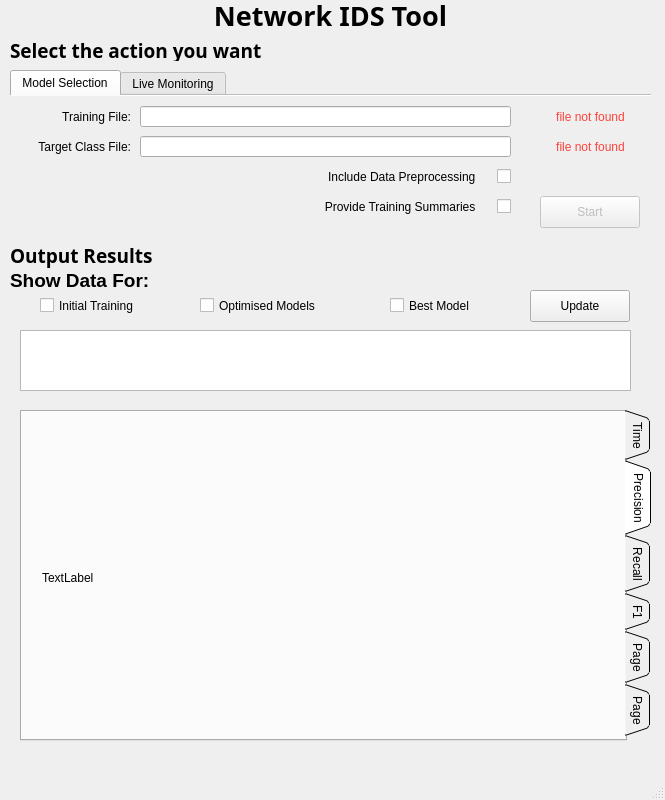
<?xml version="1.0" encoding="UTF-8"?>
<ui version="4.0">
 <class>MainWindow</class>
 <widget class="QMainWindow" name="MainWindow">
  <property name="geometry">
   <rect>
    <x>0</x>
    <y>0</y>
    <width>665</width>
    <height>800</height>
   </rect>
  </property>
  <property name="windowTitle">
   <string>MainWindow</string>
  </property>
  <widget class="QWidget" name="centralwidget">
   <widget class="QTabWidget" name="SetUpWIDGET">
    <property name="geometry">
     <rect>
      <x>10</x>
      <y>70</y>
      <width>641</width>
      <height>161</height>
     </rect>
    </property>
    <property name="font">
     <font>
      <family>Arial</family>
     </font>
    </property>
    <property name="focusPolicy">
     <enum>Qt::TabFocus</enum>
    </property>
    <property name="contextMenuPolicy">
     <enum>Qt::DefaultContextMenu</enum>
    </property>
    <property name="tabPosition">
     <enum>QTabWidget::North</enum>
    </property>
    <property name="tabShape">
     <enum>QTabWidget::Rounded</enum>
    </property>
    <property name="currentIndex">
     <number>0</number>
    </property>
    <property name="elideMode">
     <enum>Qt::ElideRight</enum>
    </property>
    <property name="usesScrollButtons">
     <bool>false</bool>
    </property>
    <property name="documentMode">
     <bool>true</bool>
    </property>
    <property name="tabsClosable">
     <bool>false</bool>
    </property>
    <property name="movable">
     <bool>false</bool>
    </property>
    <widget class="QWidget" name="SelectionTAB">
     <property name="layoutDirection">
      <enum>Qt::LeftToRight</enum>
     </property>
     <attribute name="title">
      <string>Model Selection</string>
     </attribute>
     <widget class="QLabel" name="TrainingFileLABEL">
      <property name="geometry">
       <rect>
        <x>20</x>
        <y>10</y>
        <width>101</width>
        <height>21</height>
       </rect>
      </property>
      <property name="font">
       <font>
        <family>Arial</family>
       </font>
      </property>
      <property name="layoutDirection">
       <enum>Qt::RightToLeft</enum>
      </property>
      <property name="text">
       <string>Training File:</string>
      </property>
      <property name="alignment">
       <set>Qt::AlignRight|Qt::AlignTrailing|Qt::AlignVCenter</set>
      </property>
      <property name="buddy">
       <cstring>trainingFileINPUT</cstring>
      </property>
     </widget>
     <widget class="QLabel" name="TargetFileLABEL">
      <property name="geometry">
       <rect>
        <x>20</x>
        <y>40</y>
        <width>101</width>
        <height>21</height>
       </rect>
      </property>
      <property name="font">
       <font>
        <family>Arial</family>
       </font>
      </property>
      <property name="layoutDirection">
       <enum>Qt::RightToLeft</enum>
      </property>
      <property name="text">
       <string>Target Class File:</string>
      </property>
      <property name="alignment">
       <set>Qt::AlignRight|Qt::AlignTrailing|Qt::AlignVCenter</set>
      </property>
      <property name="buddy">
       <cstring>targetfileINPUT</cstring>
      </property>
     </widget>
     <widget class="QLineEdit" name="trainingFileINPUT">
      <property name="geometry">
       <rect>
        <x>130</x>
        <y>10</y>
        <width>371</width>
        <height>21</height>
       </rect>
      </property>
     </widget>
     <widget class="QLineEdit" name="targetfileINPUT">
      <property name="geometry">
       <rect>
        <x>130</x>
        <y>40</y>
        <width>371</width>
        <height>21</height>
       </rect>
      </property>
     </widget>
     <widget class="QLabel" name="trainingFileStatusLABEL">
      <property name="enabled">
       <bool>false</bool>
      </property>
      <property name="geometry">
       <rect>
        <x>530</x>
        <y>10</y>
        <width>101</width>
        <height>21</height>
       </rect>
      </property>
      <property name="font">
       <font>
        <family>Arial</family>
       </font>
      </property>
      <property name="styleSheet">
       <string notr="true">color : rgb(255, 66, 60)</string>
      </property>
      <property name="text">
       <string>file not found</string>
      </property>
      <property name="alignment">
       <set>Qt::AlignCenter</set>
      </property>
     </widget>
     <widget class="QLabel" name="TargetsFileStatusLABEL">
      <property name="enabled">
       <bool>false</bool>
      </property>
      <property name="geometry">
       <rect>
        <x>530</x>
        <y>40</y>
        <width>101</width>
        <height>21</height>
       </rect>
      </property>
      <property name="font">
       <font>
        <family>Arial</family>
       </font>
      </property>
      <property name="styleSheet">
       <string notr="true">color : rgb(255, 66, 60)</string>
      </property>
      <property name="text">
       <string>file not found</string>
      </property>
      <property name="alignment">
       <set>Qt::AlignCenter</set>
      </property>
     </widget>
     <widget class="QPushButton" name="StartBUTTON">
      <property name="enabled">
       <bool>false</bool>
      </property>
      <property name="geometry">
       <rect>
        <x>530</x>
        <y>100</y>
        <width>100</width>
        <height>32</height>
       </rect>
      </property>
      <property name="font">
       <font>
        <family>Arial</family>
       </font>
      </property>
      <property name="text">
       <string>Start</string>
      </property>
     </widget>
     <widget class="QCheckBox" name="PreprocessingCHECK">
      <property name="geometry">
       <rect>
        <x>60</x>
        <y>70</y>
        <width>441</width>
        <height>21</height>
       </rect>
      </property>
      <property name="font">
       <font>
        <family>Arial</family>
       </font>
      </property>
      <property name="layoutDirection">
       <enum>Qt::RightToLeft</enum>
      </property>
      <property name="text">
       <string>Include Data Preprocessing     </string>
      </property>
     </widget>
     <widget class="QCheckBox" name="trainingSummariesCHECK">
      <property name="geometry">
       <rect>
        <x>260</x>
        <y>100</y>
        <width>241</width>
        <height>21</height>
       </rect>
      </property>
      <property name="font">
       <font>
        <family>Arial</family>
       </font>
      </property>
      <property name="layoutDirection">
       <enum>Qt::RightToLeft</enum>
      </property>
      <property name="text">
       <string>Provide Training Summaries     </string>
      </property>
     </widget>
    </widget>
    <widget class="QWidget" name="LiveTAB">
     <attribute name="title">
      <string>Live Monitoring</string>
     </attribute>
    </widget>
   </widget>
   <widget class="QWidget" name="graphOutputWIDGET" native="true">
    <property name="enabled">
     <bool>true</bool>
    </property>
    <property name="geometry">
     <rect>
      <x>10</x>
      <y>270</y>
      <width>641</width>
      <height>481</height>
     </rect>
    </property>
    <widget class="QTabWidget" name="extraTAB2">
     <property name="geometry">
      <rect>
       <x>10</x>
       <y>140</y>
       <width>631</width>
       <height>331</height>
      </rect>
     </property>
     <property name="tabPosition">
      <enum>QTabWidget::East</enum>
     </property>
     <property name="tabShape">
      <enum>QTabWidget::Triangular</enum>
     </property>
     <property name="currentIndex">
      <number>1</number>
     </property>
     <property name="elideMode">
      <enum>Qt::ElideNone</enum>
     </property>
     <property name="usesScrollButtons">
      <bool>true</bool>
     </property>
     <property name="documentMode">
      <bool>false</bool>
     </property>
     <property name="tabsClosable">
      <bool>false</bool>
     </property>
     <property name="movable">
      <bool>true</bool>
     </property>
     <widget class="QWidget" name="TimeTAB">
      <attribute name="title">
       <string>Time</string>
      </attribute>
      <widget class="QLabel" name="timeOutputLABEL">
       <property name="geometry">
        <rect>
         <x>20</x>
         <y>20</y>
         <width>571</width>
         <height>291</height>
        </rect>
       </property>
       <property name="text">
        <string>TextLabel</string>
       </property>
      </widget>
     </widget>
     <widget class="QWidget" name="PrecisionTAB">
      <attribute name="title">
       <string>Precision</string>
      </attribute>
      <widget class="QLabel" name="precisionOutputLABEL">
       <property name="geometry">
        <rect>
         <x>20</x>
         <y>20</y>
         <width>571</width>
         <height>291</height>
        </rect>
       </property>
       <property name="text">
        <string>TextLabel</string>
       </property>
      </widget>
     </widget>
     <widget class="QWidget" name="RecallTAB">
      <attribute name="title">
       <string>Recall</string>
      </attribute>
      <widget class="QLabel" name="recallOutputLABEL">
       <property name="geometry">
        <rect>
         <x>10</x>
         <y>10</y>
         <width>581</width>
         <height>301</height>
        </rect>
       </property>
       <property name="text">
        <string>TextLabel</string>
       </property>
      </widget>
     </widget>
     <widget class="QWidget" name="F1TAB">
      <attribute name="title">
       <string>F1</string>
      </attribute>
      <widget class="QLabel" name="f1OutputLABEL">
       <property name="geometry">
        <rect>
         <x>10</x>
         <y>10</y>
         <width>581</width>
         <height>301</height>
        </rect>
       </property>
       <property name="text">
        <string>TextLabel</string>
       </property>
      </widget>
     </widget>
     <widget class="QWidget" name="extraTAB1">
      <attribute name="title">
       <string>Page</string>
      </attribute>
      <widget class="QLabel" name="extraTAB1OUTPUT">
       <property name="geometry">
        <rect>
         <x>7</x>
         <y>5</y>
         <width>591</width>
         <height>311</height>
        </rect>
       </property>
       <property name="text">
        <string>TextLabel</string>
       </property>
      </widget>
     </widget>
     <widget class="QWidget" name="tab_2">
      <attribute name="title">
       <string>Page</string>
      </attribute>
      <widget class="QLabel" name="extraTAB2OUTPUTS">
       <property name="geometry">
        <rect>
         <x>7</x>
         <y>5</y>
         <width>581</width>
         <height>311</height>
        </rect>
       </property>
       <property name="text">
        <string>TextLabel</string>
       </property>
      </widget>
     </widget>
    </widget>
    <widget class="QLabel" name="OutputLABEL">
     <property name="geometry">
      <rect>
       <x>0</x>
       <y>0</y>
       <width>221</width>
       <height>21</height>
      </rect>
     </property>
     <property name="font">
      <font>
       <family>Arial</family>
       <pointsize>14</pointsize>
       <bold>true</bold>
      </font>
     </property>
     <property name="text">
      <string>Show Data For:</string>
     </property>
    </widget>
    <widget class="QCheckBox" name="optimisationCHECK">
     <property name="geometry">
      <rect>
       <x>190</x>
       <y>20</y>
       <width>141</width>
       <height>31</height>
      </rect>
     </property>
     <property name="text">
      <string>Optimised Models</string>
     </property>
    </widget>
    <widget class="QCheckBox" name="TrainingCHECK">
     <property name="geometry">
      <rect>
       <x>30</x>
       <y>20</y>
       <width>151</width>
       <height>31</height>
      </rect>
     </property>
     <property name="font">
      <font>
       <family>Arial</family>
      </font>
     </property>
     <property name="text">
      <string>Initial Training</string>
     </property>
    </widget>
    <widget class="QCheckBox" name="BestCHECK">
     <property name="geometry">
      <rect>
       <x>380</x>
       <y>20</y>
       <width>111</width>
       <height>31</height>
      </rect>
     </property>
     <property name="text">
      <string>Best Model</string>
     </property>
    </widget>
    <widget class="QPushButton" name="UpdateGraphBUTTON">
     <property name="geometry">
      <rect>
       <x>520</x>
       <y>20</y>
       <width>100</width>
       <height>32</height>
      </rect>
     </property>
     <property name="text">
      <string>Update</string>
     </property>
    </widget>
    <widget class="QTextBrowser" name="statsTEXTBOX">
     <property name="geometry">
      <rect>
       <x>10</x>
       <y>60</y>
       <width>611</width>
       <height>61</height>
      </rect>
     </property>
    </widget>
   </widget>
   <widget class="QLabel" name="SetUpLABEL">
    <property name="geometry">
     <rect>
      <x>10</x>
      <y>40</y>
      <width>411</width>
      <height>21</height>
     </rect>
    </property>
    <property name="font">
     <font>
      <family>Arial Black</family>
      <pointsize>14</pointsize>
      <bold>true</bold>
     </font>
    </property>
    <property name="text">
     <string>Select the action you want</string>
    </property>
   </widget>
   <widget class="QLabel" name="OutputSectionLABEL">
    <property name="enabled">
     <bool>true</bool>
    </property>
    <property name="geometry">
     <rect>
      <x>10</x>
      <y>240</y>
      <width>411</width>
      <height>31</height>
     </rect>
    </property>
    <property name="font">
     <font>
      <family>Arial Black</family>
      <pointsize>14</pointsize>
      <bold>true</bold>
     </font>
    </property>
    <property name="text">
     <string>Output Results</string>
    </property>
   </widget>
   <widget class="QLabel" name="TitleLABEL">
    <property name="geometry">
     <rect>
      <x>10</x>
      <y>0</y>
      <width>641</width>
      <height>31</height>
     </rect>
    </property>
    <property name="font">
     <font>
      <family>Arial Black</family>
      <pointsize>20</pointsize>
      <bold>true</bold>
     </font>
    </property>
    <property name="text">
     <string>Network IDS Tool</string>
    </property>
    <property name="alignment">
     <set>Qt::AlignCenter</set>
    </property>
   </widget>
  </widget>
  <widget class="QMenuBar" name="menubar">
   <property name="geometry">
    <rect>
     <x>0</x>
     <y>0</y>
     <width>665</width>
     <height>22</height>
    </rect>
   </property>
  </widget>
  <widget class="QStatusBar" name="statusbar"/>
 </widget>
 <resources/>
 <connections/>
</ui>
